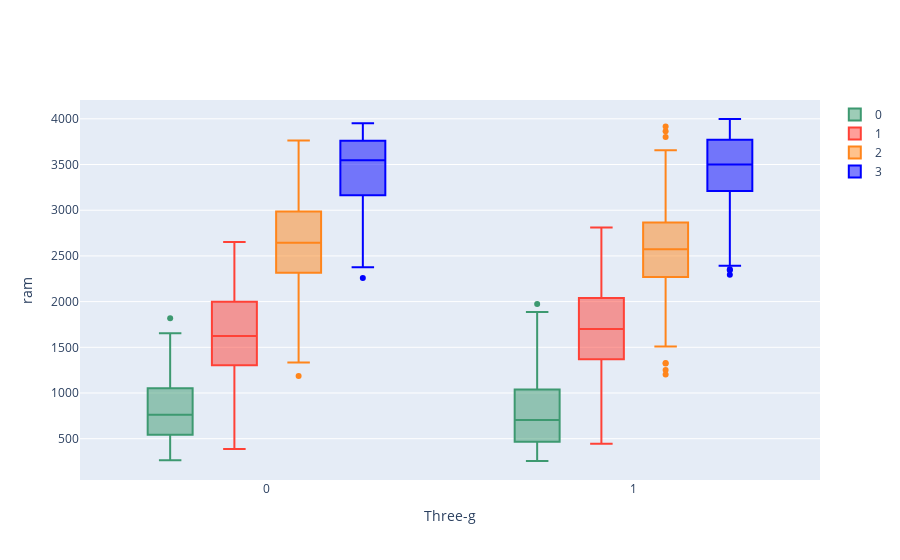

The notebook cell this image was saved under:
### Code cell
zero=df[df.price_range==1]
one=df[df.price_range==2]
two=df[df.price_range==3]
three=df[df.price_range==4]

trace0 = go.Box(
    y=zero.ram.values,
    x=zero.three_g.values,
    name='0',
    marker=dict(
        color='#3D9970'
    )
)
trace1 = go.Box(
    y=one.ram.values,
    x=one.three_g.values,
    name='1',
    marker=dict(
        color='#FF4136'
    )
)
trace2 = go.Box(
    y=two.ram.values,
    x=two.three_g.values,
    name='2',
    marker=dict(
        color='#FF851B'
    )
)
trace3 = go.Box(
    y=three.ram.values,
    x=three.three_g.values,
    name='3',
    marker=dict(
        color='blue'
    )
)

data1 = [trace0, trace1, trace2,trace3]
layout = go.Layout(
    xaxis=dict(title="Three-g"),
    yaxis=dict(
        title="ram",
        zeroline=False
    ),
    boxmode='group'
)
fig = go.Figure(data=data1, layout=layout)
fig.show()

### Figure 1 — Plotly figure (JSON) as saved in the notebook; plotly's stock layout.template omitted (floating-point values rounded to 4 significant figures; data arrays with more than 128 entries replaced by an {"elided": "..."} marker saying what was removed)
{"data": [{"marker": {"color": "#3D9970"}, "name": "0", "type": "box", "x": {"elided": "500 int values"}, "y": {"elided": "500 int values"}}, {"marker": {"color": "#FF4136"}, "name": "1", "type": "box", "x": {"elided": "499 int values"}, "y": {"elided": "499 int values"}}, {"marker": {"color": "#FF851B"}, "name": "2", "type": "box", "x": {"elided": "499 int values"}, "y": {"elided": "499 int values"}}, {"marker": {"color": "blue"}, "name": "3", "type": "box", "x": {"elided": "498 int values"}, "y": {"elided": "498 int values"}}], "layout": {"boxmode": "group", "xaxis": {"title": {"text": "Three-g"}}, "yaxis": {"title": {"text": "ram"}, "zeroline": false}}}
